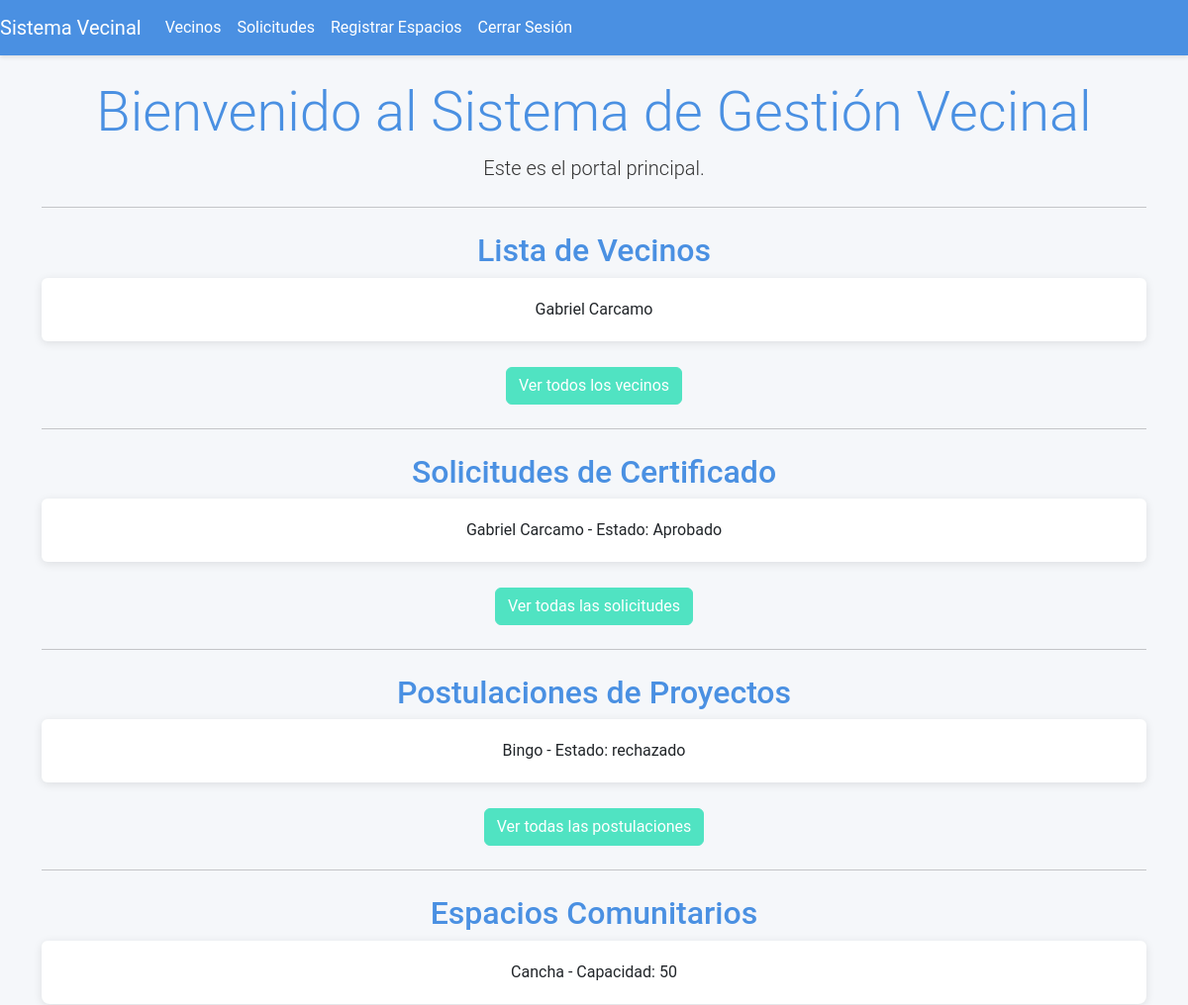
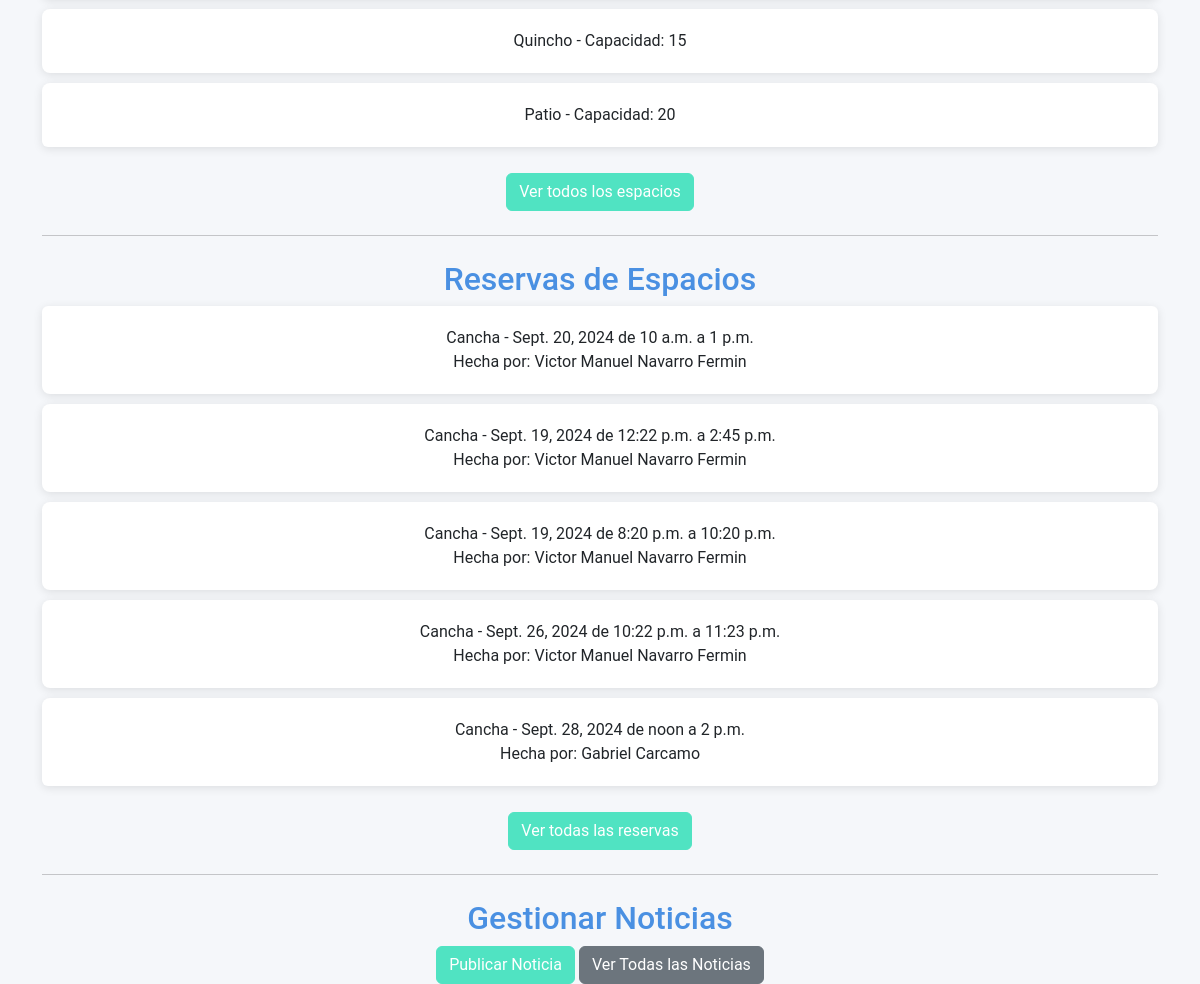
The page /inicio/ (signed in) on the database its author committed (2 pictures, top to bottom).
### junta_vecinos/models.py (models this page shows, shortened)
class Vecino(models.Model):
    user = models.OneToOneField(User, on_delete=models.CASCADE)
    nombres = models.CharField(max_length=255)
    apellidos = models.CharField(max_length=255)
    direccion = models.CharField(max_length=255)
    telefono = models.CharField(max_length=15)
    fecha_nacimiento = models.DateField()

class SolicitudCertificado(models.Model):
    ESTADO_CHOICES = [
        ('Pendiente', 'Pendiente'),
        ('Aprobado', 'Aprobado'),
        ('Rechazado', 'Rechazado'),
    ]
    vecino = models.ForeignKey(Vecino, on_delete=models.CASCADE)  # Cambio aquí
    fecha_solicitud = models.DateField(auto_now_add=True)
    estado = models.CharField(max_length=10, choices=ESTADO_CHOICES, default='Pendiente')
    motivo = models.TextField()
    foto_carnet_frente = models.ImageField(upload_to='carnets/', blank=False, null=False)
    foto_carnet_atras = models.ImageField(upload_to='carnets/', blank=False, null=False)
    documento_residencia = models.FileField(upload_to='documentos_residencia/', blank=False, null=False)

class ProyectoVecinal(models.Model):
    ESTADO_CHOICES = [
        ('pendiente', 'Pendiente'),
        ('aprobado', 'Aprobado'),
        ('rechazado', 'Rechazado'),
    ]
    vecino = models.ForeignKey(Vecino, on_delete=models.CASCADE)
    titulo = models.CharField(max_length=255)
    descripcion = models.TextField()
    fecha_postulacion = models.DateField(auto_now_add=True)
    estado = models.CharField(max_length=10, choices=ESTADO_CHOICES, default='pendiente')
    archivo_propuesta = models.FileField(upload_to='propuestas_proyectos/', blank=True, null=True)

class Espacio(models.Model):
    nombre = models.CharField(max_length=100)
    descripcion = models.TextField()
    capacidad = models.IntegerField()
    foto = models.ImageField(upload_to='espacios/', null=True, blank=True)
    ubicacion = models.CharField(max_length=200, default='Ubicación no disponible')

class Reserva(models.Model):
    usuario = models.ForeignKey(User, on_delete=models.CASCADE)
    espacio = models.ForeignKey(Espacio, on_delete=models.CASCADE)
    fecha = models.DateField()
    hora_inicio = models.TimeField()
    hora_fin = models.TimeField()

### junta_vecinos/views.py (the view)
# urls.py: path('inicio/', views.index, name='index'),
@login_required
def index(request):
    vecinos = []
    solicitudes = []
    postulaciones = []
    noticias = []
    espacios = []
    reservas = []
    if request.user.is_authenticated:
        if request.user.is_superuser:
            vecinos = Vecino.objects.all()[:5]  # Muestra solo los primeros 5 vecinos
            solicitudes = SolicitudCertificado.objects.all()[:5]  # Muestra solo las primeras 5 solicitudes
            postulaciones = ProyectoVecinal.objects.all()[:5]  # Vista reducida de postulaciones (primeros 5)
            espacios = Espacio.objects.all()[:5]
            reservas = Reserva.objects.all()[:5]
        noticias = Noticia.objects.all().order_by('-fecha_publicacion')
    return render(request, 'junta_vecinos/index.html', {
        'vecinos': vecinos,
        'solicitudes': solicitudes,
        'postulaciones': postulaciones,
        'noticias': noticias,
        'espacios': espacios,
        'reservas': reservas
    })

### junta_vecinos/templates/junta_vecinos/index.html (shortened to what this page needs)
{% extends 'junta_vecinos/base.html' %}
{% block content %}
<div class="jumbotron text-center">
    <h1 class="display-4">Bienvenido al Sistema de Gestión Vecinal</h1>
    <p class="lead">Este es el portal principal.</p>
    <hr class="my-4">
    {% if user.is_authenticated %}
        {% if user.is_superuser %}
            <h2>Lista de Vecinos</h2>
            <ul class="list-group">
                {% for vecino in vecinos %}
                    <li class="list-group-item">
                        {{ vecino.nombres }} {{ vecino.apellidos }}
                    </li>
                {% endfor %}
            </ul>
            <div class="mt-3">
                <a href="{% url 'lista_vecinos' %}" class="btn btn-primary">Ver todos los vecinos</a>
            </div>
            <hr class="my-4">
            <h2>Solicitudes de Certificado</h2>
            <ul class="list-group">
                {% for solicitud in solicitudes %}
                    <li class="list-group-item">
                        {{ solicitud.vecino.nombres }} {{ solicitud.vecino.apellidos }} - Estado: {{ solicitud.estado }}
                    </li>
                {% endfor %}
            </ul>
            <div class="mt-3">
                <a href="{% url 'gestionar_solicitudes' %}" class="btn btn-primary">Ver todas las solicitudes</a>
            </div>
            <hr class="my-4">
            <h2>Postulaciones de Proyectos</h2>
            <ul class="list-group">
                {% for postulacion in postulaciones %}
                    <li class="list-group-item">
                        {{ postulacion.titulo }} - Estado: {{ postulacion.estado }}
                    </li>
                {% endfor %}
            </ul>
            <div class="mt-3">
                <a href="{% url 'gestionar_proyectos' %}" class="btn btn-primary">Ver todas las postulaciones</a>
            </div>
            <hr class="my-4">
            <h2>Espacios Comunitarios</h2>
            <ul class="list-group">
                {% for espacio in espacios %}
                    <li class="list-group-item">
                        {{ espacio.nombre }} - Capacidad: {{ espacio.capacidad }}
                    </li>
                {% endfor %}
            </ul>
            <div class="mt-3">
                <a href="{% url 'lista_espacios' %}" class="btn btn-primary">Ver todos los espacios</a>
            </div>
            <hr class="my-4">
            <h2>Reservas de Espacios</h2>
            <ul class="list-group">
                {% for reserva in reservas %}
                    <li class="list-group-item">
                        {{ reserva.espacio.nombre }} - {{ reserva.fecha }} de {{ reserva.hora_inicio }} a {{ reserva.hora_fin }}
                        <br>
                        Hecha por: {{ reserva.usuario.first_name }} {{ reserva.usuario.last_name }}
                    </li>
                {% endfor %}
            </ul>
            <div class="mt-3">
                <a href="{% url 'lista_reservas' %}" class="btn btn-primary">Ver todas las reservas</a>
            </div>
            <hr class="my-4">
            <h2>Gestionar Noticias</h2>
            <a href="{% url 'publicar_noticia' %}" class="btn btn-primary">Publicar Noticia</a>
            <a href="{% url 'gestionar_noticias' %}" class="btn btn-secondary">Ver Todas las Noticias</a>
        {% endif %}
    {% else %}
        <p>Por favor, inicia sesión para acceder a más funciones.</p>
    {% endif %}
</div>
{% endblock %}

### junta_vecinos/static/css/styles.css (style rules this page uses)
:root { --primary-color: #4a90e2; --secondary-color: #50e3c2; --accent-color: #f39c12; --background-color: #f5f7fa; --text-color: #333333; }
body { font-family: 'Roboto', sans-serif; background-color: var(--background-color); color: var(--text-color); }
.btn-primary { background-color: var(--secondary-color); border-color: var(--secondary-color); transition: all 0.3s ease; }
h1, h2, h3, h4, h5, h6 { color: var(--primary-color); }
.list-group-item { border: none; margin-bottom: 10px; padding: 20px; background-color: #ffffff; border-radius: 8px; box-shadow: 0 2px 10px rgba(0, 0, 0, 0.1); }

### rows shown on the page
Vecino: nombres "Gabriel", apellidos "Carcamo"
SolicitudCertificado: vecino.nombres "Gabriel", vecino.apellidos "Carcamo", estado "Aprobado"
ProyectoVecinal: titulo "Bingo", estado "rechazado"
Espacio: nombre "Cancha", capacidad "50"
Espacio: nombre "Quincho", capacidad "15"
Espacio: nombre "Patio", capacidad "20"
Reserva: espacio.nombre "Cancha", fecha "Sept. 20, 2024", hora_inicio "10 a.m.", hora_fin "1 p.m.", usuario.first_name "Victor Manuel", usuario.last_name "Navarro Fermin"
Reserva: espacio.nombre "Cancha", fecha "Sept. 19, 2024", hora_inicio "12:22 p.m.", hora_fin "2:45 p.m.", usuario.first_name "Victor Manuel", usuario.last_name "Navarro Fermin"
Reserva: espacio.nombre "Cancha", fecha "Sept. 19, 2024", hora_inicio "8:20 p.m.", hora_fin "10:20 p.m.", usuario.first_name "Victor Manuel", usuario.last_name "Navarro Fermin"
Reserva: espacio.nombre "Cancha", fecha "Sept. 26, 2024", hora_inicio "10:22 p.m.", hora_fin "11:23 p.m.", usuario.first_name "Victor Manuel", usuario.last_name "Navarro Fermin"
Reserva: espacio.nombre "Cancha", fecha "Sept. 28, 2024", hora_inicio "noon", hora_fin "2 p.m.", usuario.first_name "Gabriel", usuario.last_name "Carcamo"
